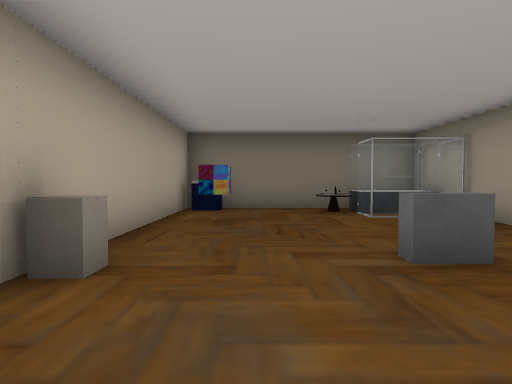
view 1 (above)

23 first-person views from a walk through a scene from a Unity 3-D project. The camera is 1.4 m above the floor, tilts 2° down and sees 75° across. Doors are open. The floor is counted in squares, 2 m on a side. Each view is taken from the middle of a square. On the plan, view 1 faces up. The plan holds only what a view shows up to about 10 squares ahead; the rest is blank. The place goes on beyond the plan. Some surface patterns are stand-ins.

view 2
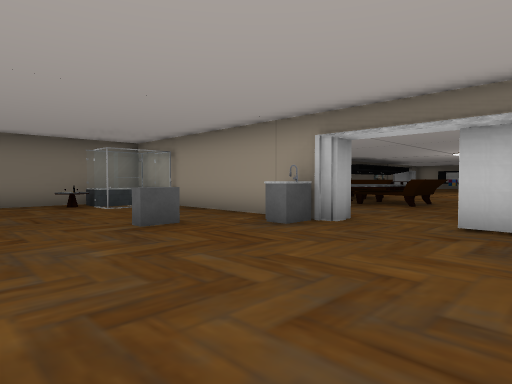

view 3
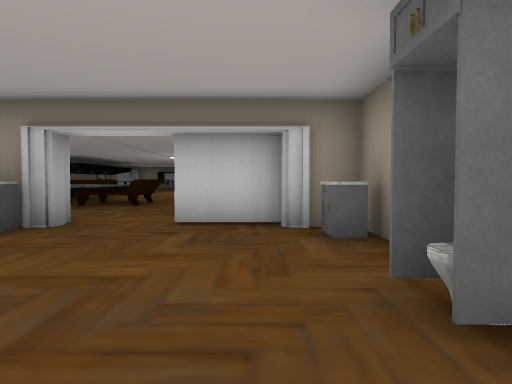

view 4
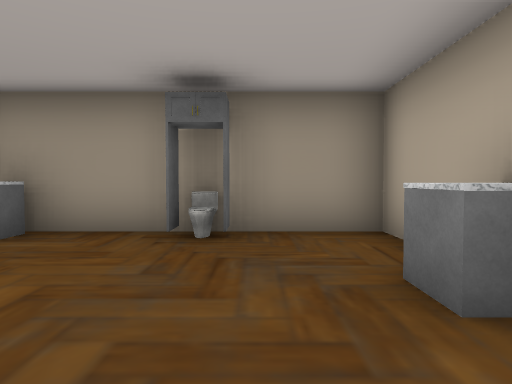

view 5
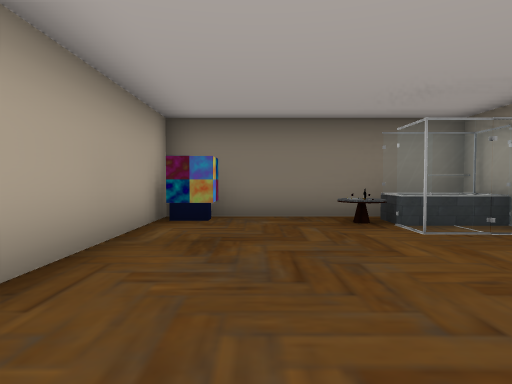

view 6
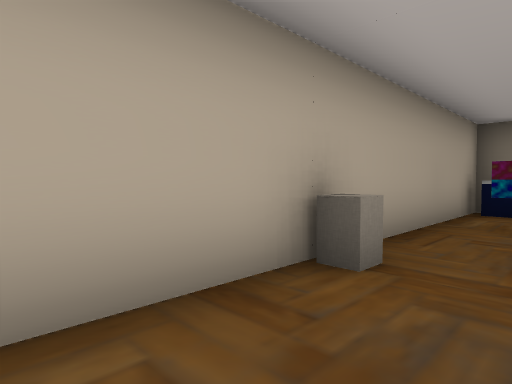

view 7
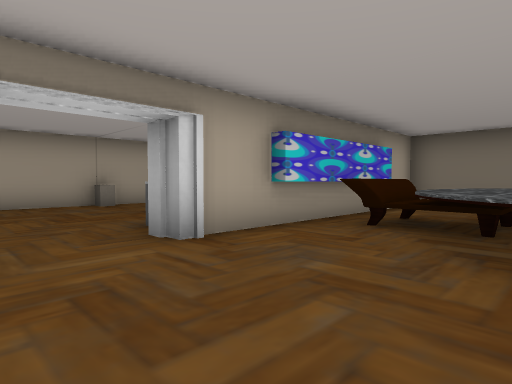

view 8
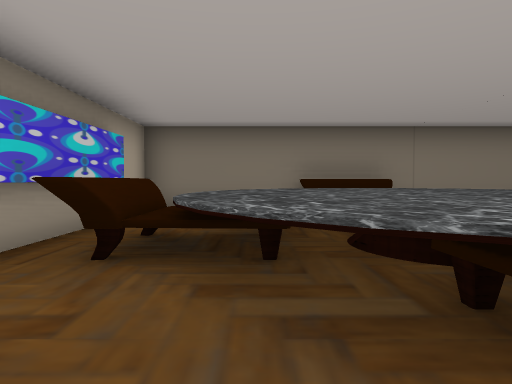

view 9
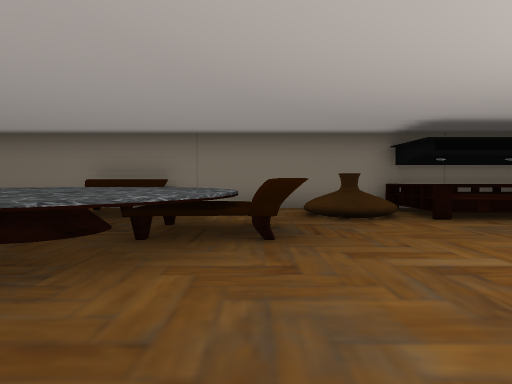

view 10
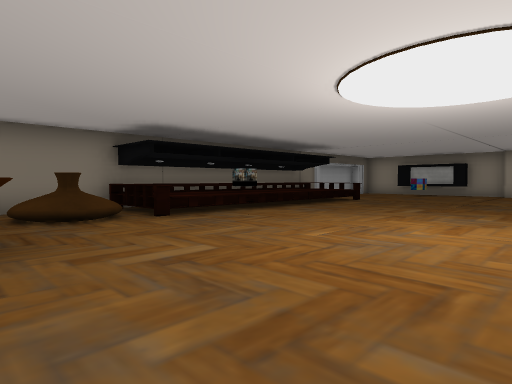

view 11
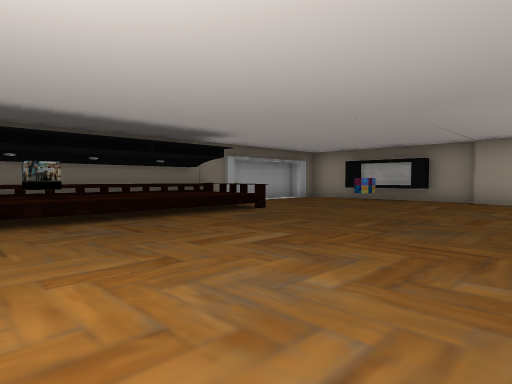

view 12
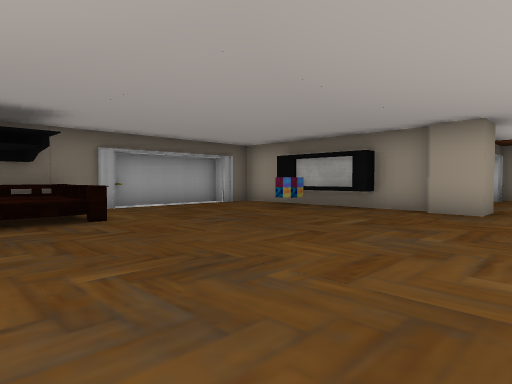

view 13
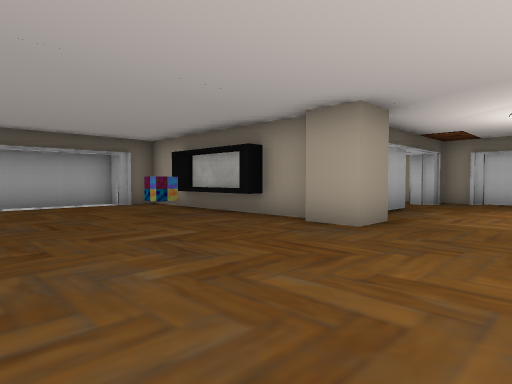

view 14
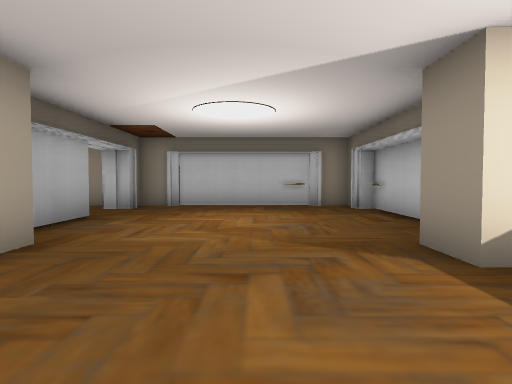

view 15
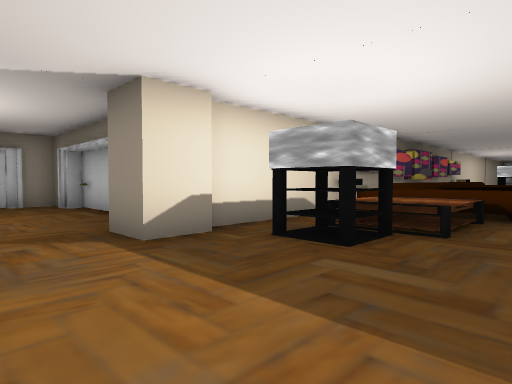

view 16
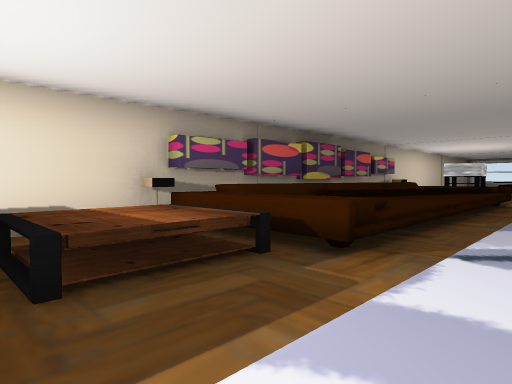

view 17
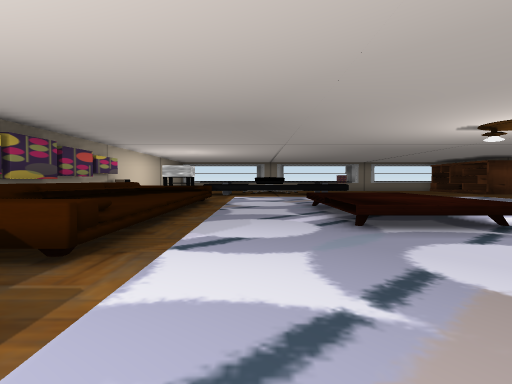

view 18
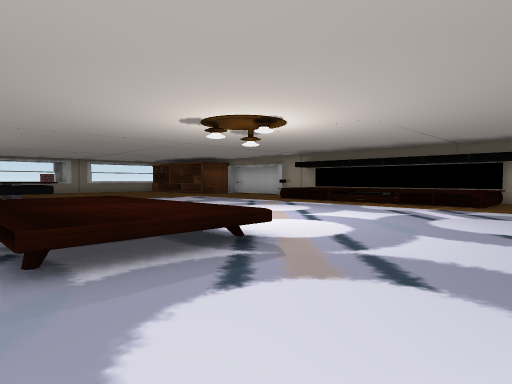

view 19
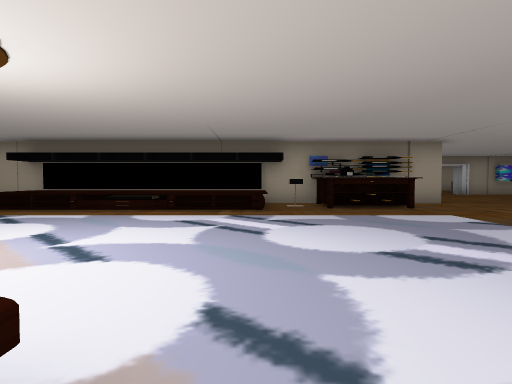

view 20
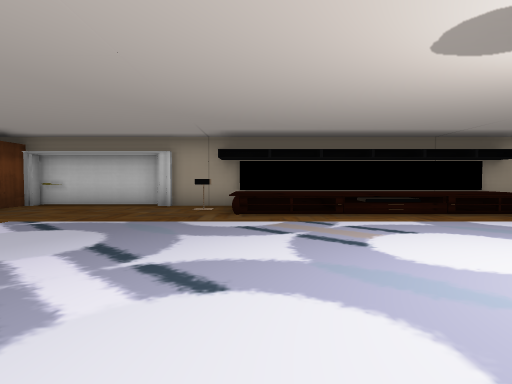

view 21
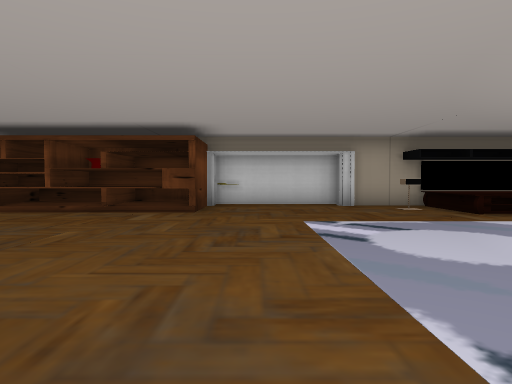

view 22
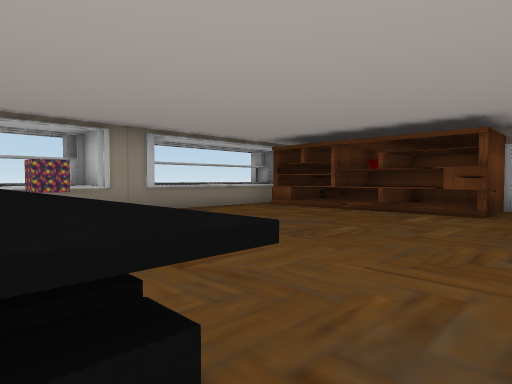

view 23
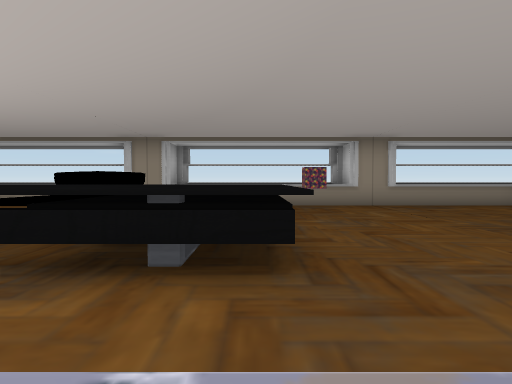

### Floor plan
Key: @ floor where view 1 was taken; # wall or solid block; . floor; / step, stairs or slope; D open door; = window, fence, low wall or low ledge; ^ raised ledge; O other object.
Columns run from 2 left of view 1 to 36 right of it. Each row starts with its distance up from view 1.
  9 ################################
  8 #O..O=#   OO   .  ^^####^^.....#
  7 #... O#.. OOO  /O/ ^OO^^^^.....#
  6 #O....#..^^^^^.//.^^^^^^^^.....#
  5 #.....#.O^^^^^O..............O.
  4 #.....#.O^^^^^O................#      #
  3 #O..^.#..^^^^^.................##   ..#
  2 #.....#...OOO..................O###DD##
  1 #.....D...O ..........................#
  0 #.@...DD...   ........................#
 -1 #^....#....               ............#
 -2 #..O..       ..            ...........#
 -3 #.#O.^#      ...           ....O......#
 -4 #######      .....         ....#  #####
 -5               #....       ...###
 -6               #......    ....OO#
 -7              ##..............OO#
 -8              ##.............^^^#
 -9              #^^............^^^#
-10              #^^......^^^...^ ^#
-11              #^^......^^^...^^^#
-12              #^^..... ^^^...^^^#
-13              #^^..... ^^^...^^^#
-14              #^^......^^^...^^^#
-15              #^^.......  ...^^^#
-16              #^.......      ^
-17             ##.......
-18             #........ .
-19             #...........
-20             #............
-21             #.........^^^
-22             ##DD......^^^^
-23              ##.......^
-24              # .......
-25              ##.......
-26              ##......O
-27                .......      ..
-28                ^^^##^^^^^#  ^^

Positions as (right, up) in squares from view 1, and headings:
1: (0, 0), facing up
2: (-1, -2), facing up-right
3: (-1, -2), facing right
4: (0, 1), facing down
5: (0, 2), facing up
6: (0, 0), facing up-left
7: (8, -1), facing up-left
8: (7, 1), facing up
9: (12, 0), facing up
10: (12, 0), facing up-right
11: (17, 0), facing up-right
12: (21, 0), facing up-right
13: (24, -1), facing up-right
14: (26, -1), facing right
15: (25, -1), facing down-right
16: (24, -5), facing down-right
17: (24, -5), facing down
18: (23, -7), facing down-left
19: (21, -9), facing left
20: (20, -15), facing left
21: (20, -20), facing left
22: (20, -20), facing down-left
23: (20, -18), facing down
